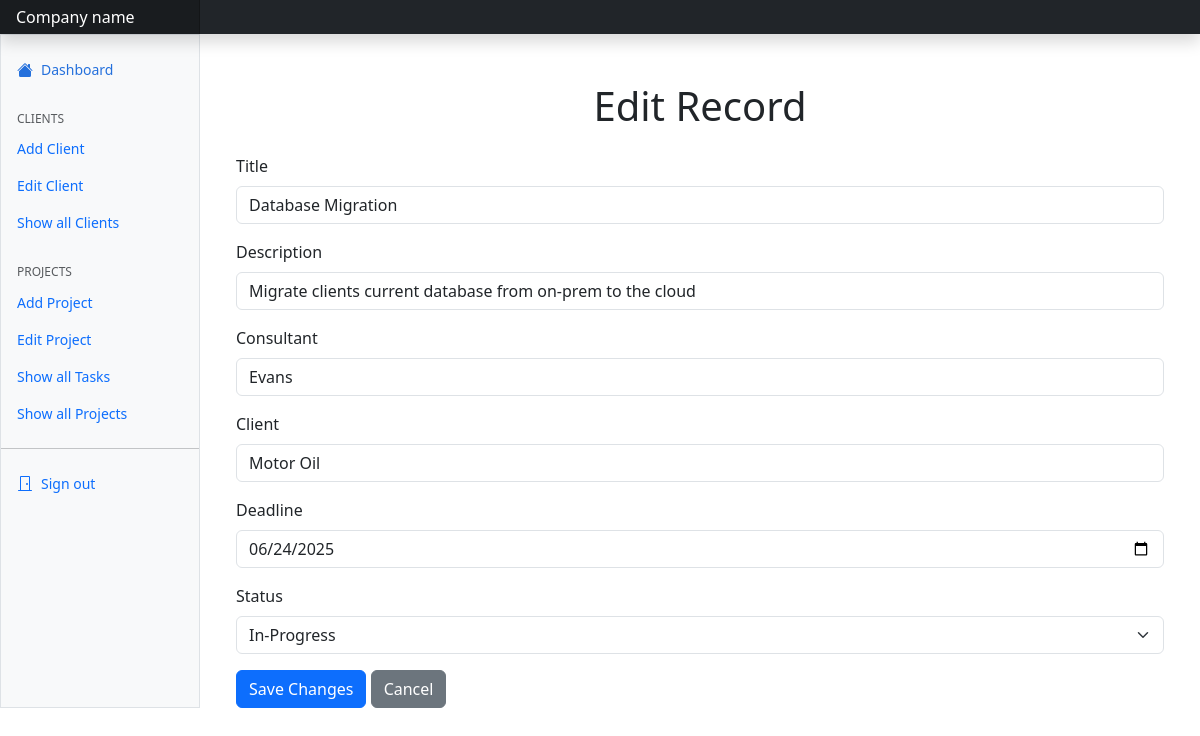
Screenshot of /editp/1 with the database file from the repository.
### tables this page shows
CREATE TABLE "projects" (
	"id"	INTEGER,
	"Title"	TEXT,
	"Description"	TEXT,
	"Consultant"	TEXT,
	"Client"	TEXT,
	"Deadline"	TEXT,
	"Status"	TEXT,
	PRIMARY KEY("id" AUTOINCREMENT)
);

### server.py (the view, shortened to what this page needs)
@app.route("/editp/<int:project_id>", methods=["GET", "POST"])
def editp(project_id):
    conn = sqlite3.connect("data.db")
    cursor = conn.cursor()
    if request.method == 'GET':
        project = conn.execute('SELECT * FROM projects WHERE id = ?', (project_id,)).fetchone()
        conn.close()
        if project:
            project_data = {
                'id': project[0],
                'Title': project[1],
                'Description': project[2],
                'Consultant': project[3],
                'Client': project[4],
                'Deadline': project[5],
                'Status': project[6]
            }
            return render_template('editp.html', projects=project_data)
        else:
            return "Project not found", 404

### templates/editp.html (shortened to what this page needs)
{% extends "dashboard.html" %}
{% block content %}
<link href="https://cdn.jsdelivr.net/npm/bootstrap@5.3.0/dist/css/bootstrap.min.css" rel="stylesheet">
<div class="container mt-5">
    <h1 class="text-center mb-4">Edit Record</h1>
    <form method="POST">
        <div class="mb-3">
            <label for="column1" class="form-label">Title</label>
            <input type="text" class="form-control" id="column1" name="column1" value="{{ projects['Title'] }}" required>
        </div>
        <div class="mb-3">
            <label for="column2" class="form-label">Description</label>
            <input type="text" class="form-control" id="column2" name="column2" value="{{ projects['Description'] }}" required>
        </div>
        <div class="mb-3">
            <label for="column3" class="form-label">Consultant</label>
            <input type="text" class="form-control" id="column3" name="column3" value="{{ projects['Consultant'] }}" required>
        </div>
        <div class="mb-3">
            <label for="column4" class="form-label">Client</label>
            <input type="text" class="form-control" id="column4" name="column4" value="{{ projects['Client'] }}" required>
        </div>
        <div class="mb-3">
            <label for="column5" class="form-label">Deadline</label>
            <input type="date" class="form-control" id="column5" name="column5" value="{{ projects['Deadline'] }}" required>
        </div>
        <div class="mb-3">
            <label for="inputState" class="form-label">Status</label>
            <select name="column6" id="inputState" class="form-select">
                <option value="In-Progress" {% if projects['Status'] == 'In-Progress' %}selected{% endif %}>In-Progress</option>
            </select>
        </div>
        <button type="submit" class="btn btn-primary">Save Changes</button>
        <a href="/projects" class="btn btn-secondary">Cancel</a>
    </form>
</div>
{% endblock %}

### rows the page displays
projects: column1 "Database Migration", column2 "Migrate clients current database from on-prem to the cloud", column3 "Evans", column4 "Motor Oil", column5 "06/24/2025", column6 "In-Progress"
